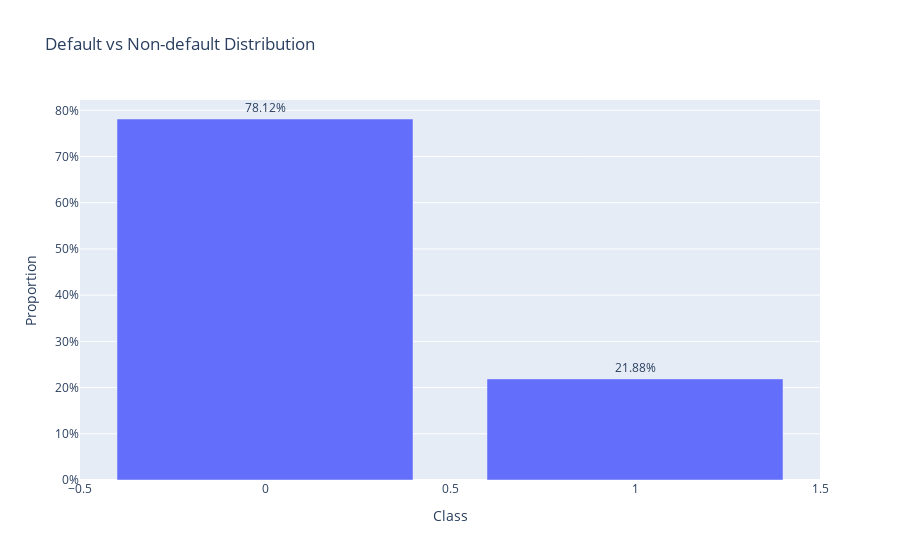

This figure's notebook cell:
### Code cell
# Distribution of default vs non-default
default_dist = df['default'].value_counts(normalize=True).reset_index()
default_dist.columns = ['default', 'proportion']

fig = px.bar(
    default_dist,
    x='default',
    y='proportion',
    text='proportion',
    title="Default vs Non-default Distribution",
    labels={'default': 'Class', 'proportion': 'Proportion'}
)
fig.update_traces(texttemplate='%{text:.2%}', textposition='outside')
fig.update_yaxes(tickformat=".0%")
fig.show()

### Figure 1 — Plotly figure (JSON) as saved in the notebook; plotly's stock layout.template omitted (floating-point values rounded to 4 significant figures)
{"data": [{"alignmentgroup": "True", "hovertemplate": "Class=%{x}<br>Proportion=%{text}<extra></extra>", "legendgroup": "", "marker": {"color": "#636efa", "pattern": {"shape": ""}}, "name": "", "offsetgroup": "", "orientation": "v", "showlegend": false, "text": [0.7812, 0.2188], "textposition": "outside", "texttemplate": "%{text:.2%}", "type": "bar", "x": [0, 1], "xaxis": "x", "y": [0.7812, 0.2188], "yaxis": "y"}], "layout": {"barmode": "relative", "legend": {"tracegroupgap": 0}, "title": {"text": "Default vs Non-default Distribution"}, "xaxis": {"anchor": "y", "domain": [0, 1], "title": {"text": "Class"}}, "yaxis": {"anchor": "x", "domain": [0, 1], "tickformat": ".0%", "title": {"text": "Proportion"}}}}
